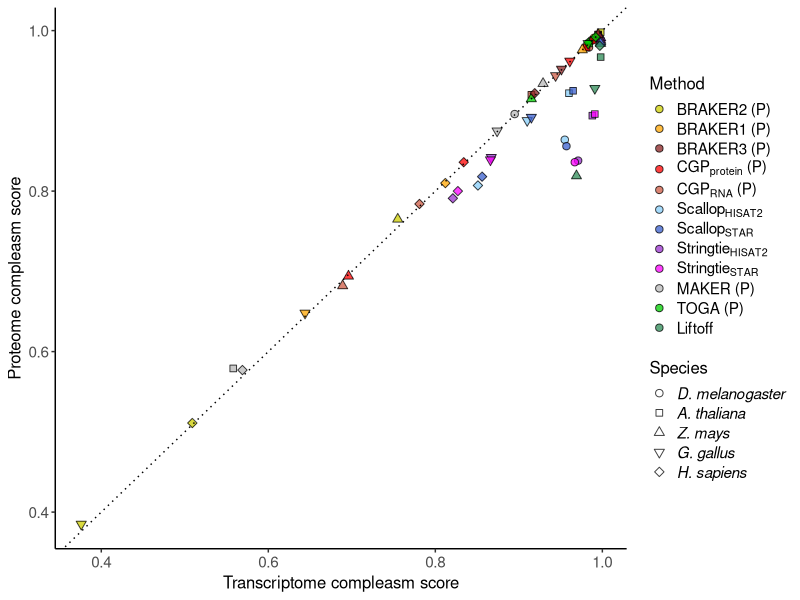
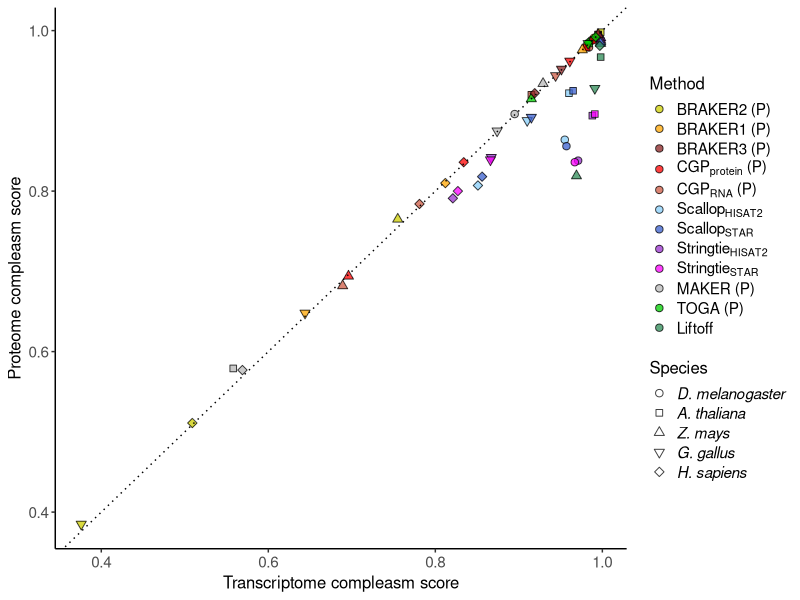

Write the R code that produced these figures, in order.
## ---- chunk 1
currentdir=getwd()
setwd(currentdir)
library(tidyverse)
## ---- chunk 2
annotations <-read_csv("../../data/Table_S3.csv")
annotations <- annotations %>% filter(!method %in% c("BrkProt-unfilt","BrkProt-fullsupport","BrkRNA-unfilt",
                                                     "BrkRNA-fullsupport","CGPdenovo","TSEBRA","MakerNoRnaNoEvm",
                                                     "MakerRnaEvm","MakerNoRnaEvm")) 

methodlabels<-c("BRAKER2 (P)","BRAKER1 (P)","BRAKER3 (P)",expression(paste(CGP[protein]," (P)")),expression(paste(CGP[RNA]," (P)")),expression(Scallop[HISAT2]),expression(Scallop[STAR]),expression(Stringtie[HISAT2]),expression(Stringtie[STAR]),"MAKER (P)","TOGA (P)","Liftoff")

annotations$method <- factor(annotations$method,levels=c("BrkProt","BrkRNA","Braker3","CGPprotein","CGPrnaseq",
                                           "ScalHisat","ScalStar","StrHisat","StrStar","MakerRnaNoEvm","TOGA","liftoff"))

annotations <- annotations %>% mutate(species = str_replace(species, "dmelanogaster", "D. melanogaster")) %>%
     mutate(species = str_replace(species, "dpseudoobscura", "D. pseudoobscura")) %>%  
     mutate(species = str_replace(species, "dyakuba", "D. yakuba")) %>%
     mutate(species = str_replace(species, "alyrata", "A. lyrata")) %>%
     mutate(species = str_replace(species, "athaliana", "A. thaliana")) %>%
     mutate(species = str_replace(species, "boleracea", "B. oleracea")) %>%
     mutate(species = str_replace(species, "crubella", "C. rubella")) %>%
     mutate(species = str_replace(species, "osativa", "O. sativa")) %>%
     mutate(species = str_replace(species, "sitalica", "S. italica")) %>%
     mutate(species = str_replace(species, "bdistachyon", "B. distachyon")) %>%
     mutate(species = str_replace(species, "zmays", "Z. mays")) %>%
     mutate(species = str_replace(species, "bmori", "B. mori")) %>%
     mutate(species = str_replace(species, "herato", "H. erato")) %>%
     mutate(species = str_replace(species, "dplexippus", "D. plexippus")) %>%
     mutate(species = str_replace(species, "human", "H. sapiens")) %>%
     mutate(species = str_replace(species, "macaque", "M. mulatta")) %>%
     mutate(species = str_replace(species, "dog", "C. familiaris")) %>%
     mutate(species = str_replace(species, "mouse", "M. musculus")) %>%
     mutate(species = str_replace(species, "chicken", "G. gallus")) %>%
     mutate(species = str_replace(species, "quail", "C. japonica")) %>%
     mutate(species = str_replace(species, "mallard", "A. platyrhynchos"))


annotations <- annotations %>% mutate_at(vars(species),factor,levels=c("D. melanogaster",
              "D. yakuba", "D. pseudoobscura","A. thaliana", "A. lyrata","C. rubella","B. oleracea","Z. mays","S. italica","O. sativa",
               "B. distachyon", "G. gallus","C. japonica","A. platyrhynchos","H. sapiens","M. mulatta","M. musculus","C. familiaris","H. erato","D. plexippus","B. mori"))
## ---- chunk 3
refs_plot <- annotations %>% filter(species %in% c("D. melanogaster","H. sapiens","Z. mays","A. thaliana","G. gallus")) %>% 
      ggplot() + 
      geom_point(mapping=aes(x=compleasm_transcriptome,y=compleasm_protein,fill=method,shape=species),color="black",alpha=0.75,size=2.2) +
      scale_fill_manual(labels=methodlabels,values=c("yellow3","orange","brown4", "red","coral3", "lightskyblue", "royalblue3","darkorchid3", "magenta","gray72","green3","seagreen")) + 
     scale_shape_manual(values=c(21,22,24,25,23)) +
    ylab("Proteome compleasm score") +
    xlab("Transcriptome compleasm score") +
    theme_classic() +
    geom_abline(intercept=0,slope=1,lty="dotted",color="black") +
    theme(legend.text.align = 0,axis.title=element_text(size=12),legend.title = element_text(size = 12),legend.spacing.y = unit(0.15, "cm"),legend.key.size= unit(0.5, "cm")) + 
    guides(fill = guide_legend(title = "Method",override.aes = list(shape=21),legend.title=element_text(size=12),order=1,label.theme = element_text(angle = 0, size=11,face = "plain"))) +
    guides(shape = guide_legend(title = "Species",order=2,legend.title=element_text(size=12),label.theme = element_text(angle = 0, size=11,face = "italic"))) +
    theme(axis.text.y=element_text(size=11)) +
  theme(axis.text.x=element_text(size=11)) 
    

print(refs_plot)
ggsave(refs_plot,file="Figure6.pdf",width=4.5,height=4.5)
